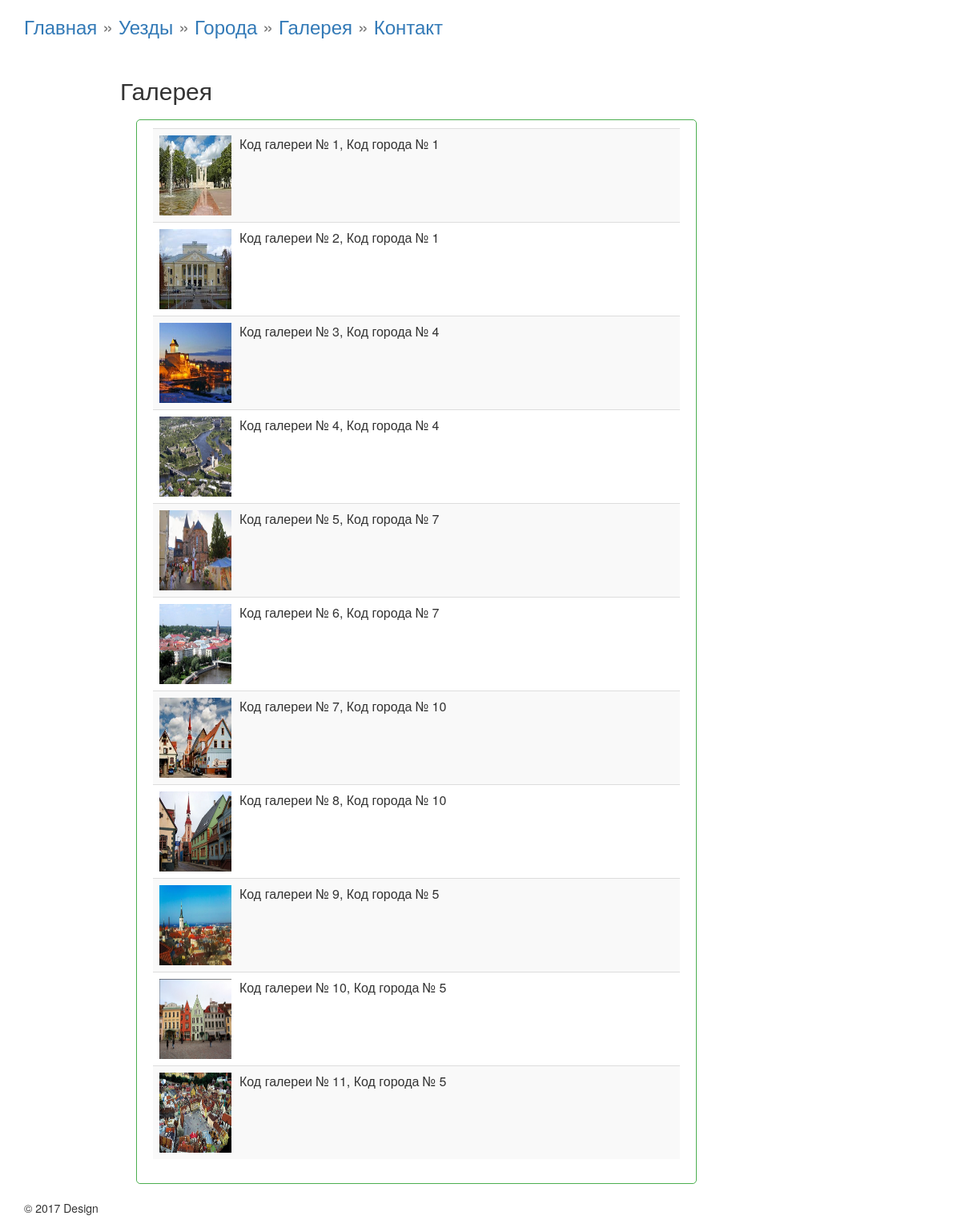
The page /gallery on the database its author committed.
### tables this page shows
CREATE TABLE `gallery` (
  `id_gallery` int(4) NOT NULL,
  `picture` varchar(50) NOT NULL,
  `id_city` int(4) NOT NULL
);

### controller/Render.php (called while the page is built, shortened)
<?php
class RenderTemplate
{
	function render_template($path, array $args, array $args2, array $args3 )
	{
		extract($args);
                extract($args2);
                extract($args3);
		include $path;
		$html = ob_get_clean();
		return $html;
	}
}
?>

### controller/Controller.php (called while the page is built, shortened)
<?php
class Controller extends RenderTemplate {
    public $model;
    public function __construct() {
        $this->model = new Model();
    }
    public function gallery_list() {
        $gall_list = $this->model->getGalleryList();
        $html = $this->render_template('view/gallery_view.php', array('gall_list' => $gall_list), array(), array());
        return $html;
    }
}
?>

### route/routing.php (called while the page is built)
<?php
$host = explode('?', $_SERVER['REQUEST_URI'])[0];
$num=substr_count($host,'/');
$uri  = explode('/', $host)[$num];
if ($uri == '' OR $uri == 'index.php' )
{
	$controller = new Controller();
	$response = $controller->start_site();
}
elseif($uri == 'maakonnad' && !isset($_GET['id'])) {
    $controller = new Controller();
    $response = $controller->maakonnad_list();
}
elseif($uri == 'maakonnad' && isset($_GET['id'])) {
    $controller = new Controller();
    $response = $controller->maakonnad_view($_GET['id']);
}
elseif($uri == 'cities' && !isset($_GET['city'])) {
    $controller = new Controller();
    $response = $controller->cities_list();
}
elseif($uri == 'cities' && isset($_GET['city'])) {
    $controller = new Controller();
    $response = $controller->cities_view($_GET['city']);
}
elseif($uri == 'gallery') {
    $controller = new Controller();
    $response = $controller->gallery_list();
}
elseif ($uri == 'contact' )
{
	$controller = new Controller();
	$response = $controller->contact_view();
}
else
{
	$controller = new Controller();;
	$response = $controller->error_404();
}
?>

### inc/db.php (called while the page is built, shortened)
<?php
class db {
	private $conn;
	private $host;
	private $user;
	private $password;
	private $baseName;
    function __construct($params=array()) {
		$this->conn = false;
		$this->host = 'localhost';
		$this->user = 'root';
		$this->password = '';
		$this->baseName = 'ktrv16_lomovskoy_eesti_linnad';
	}
	function connect() {
		if (!$this->conn) {
			try {
				$this->conn = new PDO('mysql:host='.$this->host.';dbname='.$this->baseName.'',
                                $this->user, $this->password, array(PDO::MYSQL_ATTR_INIT_COMMAND => 'SET NAMES utf8'));
			}
			catch (Exception $e) {
				die('Error : ' . $e->getMessage());
			}
		}
		return $this->conn;
	}
	function disconnect() {
		if ($this->conn) {
			$this->conn = null;
		}
	}
	function getAll($query) {
		$result = $this->conn->prepare($query);
		$ret = $result->execute();
		$result->setFetchMode(PDO::FETCH_ASSOC);
		$reponse = $result->fetchAll();
		return $reponse;
	}
}

### model/Model.php (called while the page is built, shortened)
<?php
class model {
    public function getGalleryList() {
        $sql = "SELECT * FROM `gallery` ORDER BY `gallery`.`id_gallery` ASC";
        $db = new db();
        $rows = $db->getAll($sql);
        $gallery_object = array();
        foreach ($rows as $item) {
            $gallery_object[] = new Gallery($item["id_gallery"], $item["picture"], $item["id_city"]);
        }
        return $gallery_object;
    }
}
?>

### model/galleryModel.php (called while the page is built, shortened)
<?php
class Gallery {
    public function __construct($id_gallery, $picture, $id_city) {
        $this->id_gallery = $id_gallery;
        $this->picture = $picture;
        $this->id_city = $id_city;
    }
}

### view/gallery_view.php (the view, shortened to what this page needs)
<h2> Галерея </h2><article>
    <table class="table table-striped">
        <tbody>
            <?php
            foreach ($gall_list as $gall_row) {
                echo '<tr>';
                echo '<td><img src="images/' . $gall_row->picture. '">' .
                        'Код галереи &#8470; ' . $gall_row->id_gallery . ', ' .
                        'Код города &#8470; ' . $gall_row->id_city . '</td>';
                echo '</tr>';
            }
            ?>
        </tbody>
    </table>
</article>
<?php $content = ob_get_clean(); ?>
<?php include "view/templates/layout.php"; ?>

### view/templates/layout.php
<html>
<head>
<link href="public/css/bootstrap.min.css" rel="stylesheet">
<link href="public/css/mystyle.css" rel="stylesheet">
</head>
<body>
    <div class="container">
      <div class="header clearfix">
        <h3 class="text-muted">
          <?php
		  echo '<a href="'.$_SERVER['PHP_SELF'].'">Главная </a>';
		  echo '  &#187 <a href="maakonnad"> Уезды </a>';
                  echo '  &#187 <a href="cities"> Города </a>';
                  echo '  &#187 <a href=gallery> Галерея </a>';
		  echo '  &#187 <a href="contact"> Контакт </a>';
		  ?>
        </h3>
      </div>
      <div id="content" style="padding-top:20px; ">
			<?php echo $content; ?>
      </div>
      <footer class="footer">
        <p>&copy; 2017 Design <i class="fa fa-child"></i></p>
      </footer>
    </div>
</body>
</html>

### index.php (shortened to what this page needs)
<?php
require_once 'inc/db.php';
include_once 'model/Model.php';
include_once 'model/galleryModel.php';
include_once 'controller/Render.php';
include_once("controller/Controller.php");
include 'route/routing.php';
echo $response;
?>

### public/css/mystyle.css (style rules this page uses)
#content { margin:0 auto; width:900px; min-height:500px; }
img { float: left; width: 100px; height:100px; padding-right: 10px; }
article { border: 1px solid #4caf50; border-radius: 5px; padding: 10px 20px; margin: 20px; color: #313331; min-height:230px; width:700px; }

### rows shown on the page
gallery: shows a picture, id_gallery "1", id_city "1"
gallery: picture (picture), id_gallery "2", id_city "1"
gallery: picture (picture), id_gallery "3", id_city "4"
gallery: picture (picture), id_gallery "4", id_city "4"
gallery: picture (picture), id_gallery "5", id_city "7"
gallery: picture (picture), id_gallery "6", id_city "7"
gallery: picture (picture), id_gallery "7", id_city "10"
gallery: picture (picture), id_gallery "8", id_city "10"
gallery: picture (picture), id_gallery "9", id_city "5"
gallery: picture (picture), id_gallery "10", id_city "5"
gallery: picture (picture), id_gallery "11", id_city "5"
